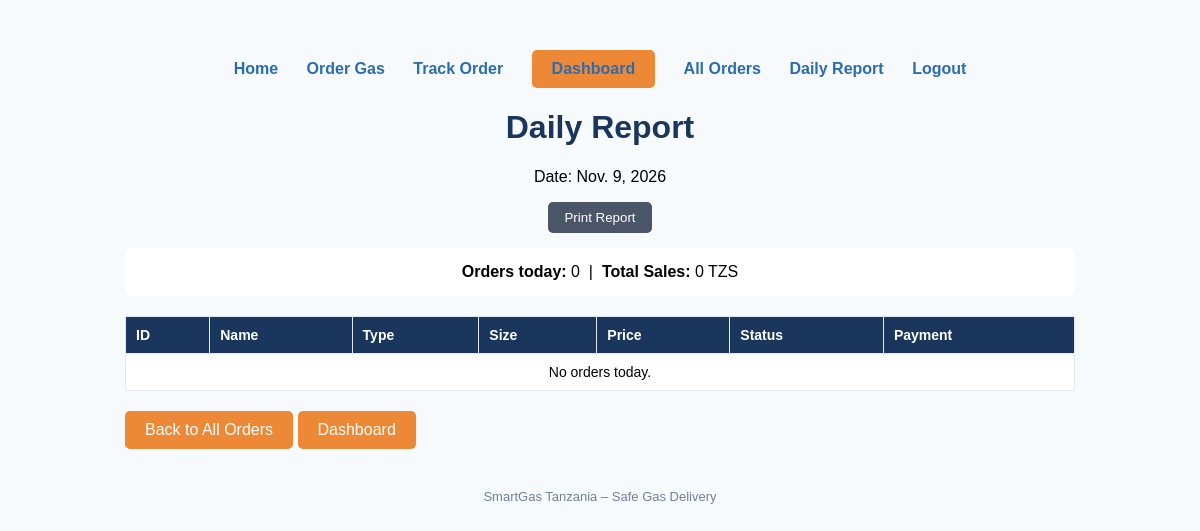
/report/ (signed in), run on an earlier commit of the app's database.
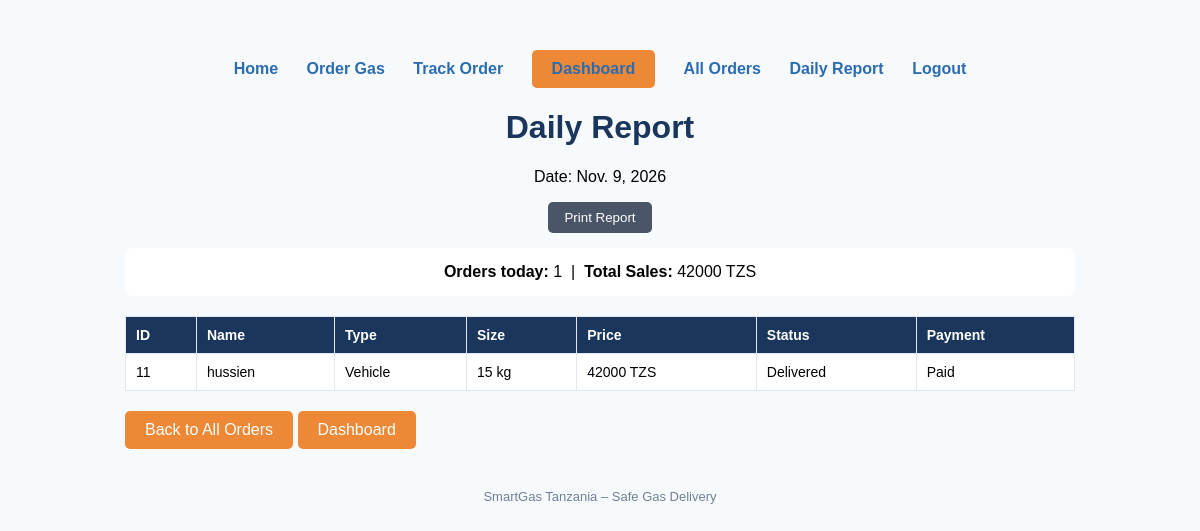
And on a later commit of the database.
### orders/models.py (models this page shows, shortened)
class Order(models.Model):
    CUSTOMER_TYPES = [
        ('Household', 'Household'),
        ('Vehicle', 'Vehicle (CNG)'),
        ('Business', 'Business'),
    ]
    name = models.CharField(max_length=100)
    phone = models.CharField(max_length=20)
    location = models.CharField(max_length=200)
    customer_type = models.CharField(max_length=20, choices=CUSTOMER_TYPES, default='Household')
    size_kg = models.IntegerField()
    price = models.IntegerField()
    status = models.CharField(max_length=20, default='Pending')
    payment_status = models.CharField(max_length=20, default='Unpaid')
    notes = models.TextField(blank=True, null=True)
    points = models.IntegerField(default=0)
    created_at = models.DateTimeField(auto_now_add=True)

### orders/views.py (the view)
# urls.py: path('report/', views.daily_report, name='daily_report'),
@login_required(login_url='login')
def daily_report(request):
    today = timezone.now().date()
    orders = Order.objects.filter(created_at__date=today).order_by('-id')
    total_sales = sum(order.price for order in orders)
    total_orders = orders.count()
    return render(request, 'orders/daily_report.html', {
        'orders': orders,
        'total_sales': total_sales,
        'total_orders': total_orders,
        'today': today,
    })

### orders/templates/orders/daily_report.html (shortened to what this page needs)
<!DOCTYPE html>
<html>
<head>
</head>
<body>
    <div class="nav">
        <a href="/">Home</a>
        <a href="/order/">Order Gas</a>
        <a href="/track/">Track Order</a>
        <a href="/dashboard/" class="btn">Dashboard</a>
        <a href="/orders/">All Orders</a>
        <a href="/report/">Daily Report</a>
        <a href="/logout/">Logout</a>
    </div>
    <h1>Daily Report</h1>
    <p style="text-align:center;">Date: {{ today }}</p>
    <div style="text-align:center;">
        <button onclick="window.print()" class="print-btn">Print Report</button>
    </div>
    <div class="summary">
        <strong>Orders today:</strong> {{ total_orders }} &nbsp;|&nbsp;
        <strong>Total Sales:</strong> {{ total_sales }} TZS
    </div>
    <table>
        <tr>
            <th>ID</th>
            <th>Name</th>
            <th>Type</th>
            <th>Size</th>
            <th>Price</th>
            <th>Status</th>
            <th>Payment</th>
        </tr>
        {% for order in orders %}
        <tr>
            <td>{{ order.id }}</td>
            <td>{{ order.name }}</td>
            <td>{{ order.customer_type }}</td>
            <td>{{ order.size_kg }} kg</td>
            <td>{{ order.price }} TZS</td>
            <td>{{ order.status }}</td>
            <td>{{ order.payment_status }}</td>
        </tr>
        {% empty %}
        <tr>
            <td colspan="7" style="text-align:center;">No orders today.</td>
        </tr>
        {% endfor %}
    </table>
    <a href="/orders/" class="btn">Back to All Orders</a>
    <a href="/dashboard/" class="btn">Dashboard</a>
    <footer>SmartGas Tanzania – Safe Gas Delivery</footer>
</body>
</html>

What changed in the data, as far as the page shows it:
added Order: id "11", name "hussien", customer_type "Vehicle", size_kg "15", price "42000", status "Delivered", payment_status "Paid"
Also different on the page:
{{ total_orders }}: "0" → "1"
{{ total_sales }}: "0" → "42000"
text no longer shown: "No orders today."
